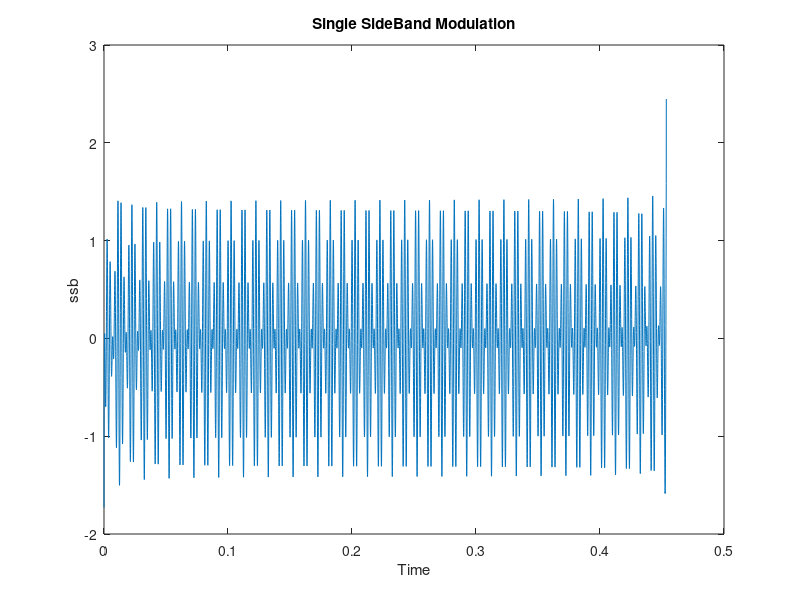
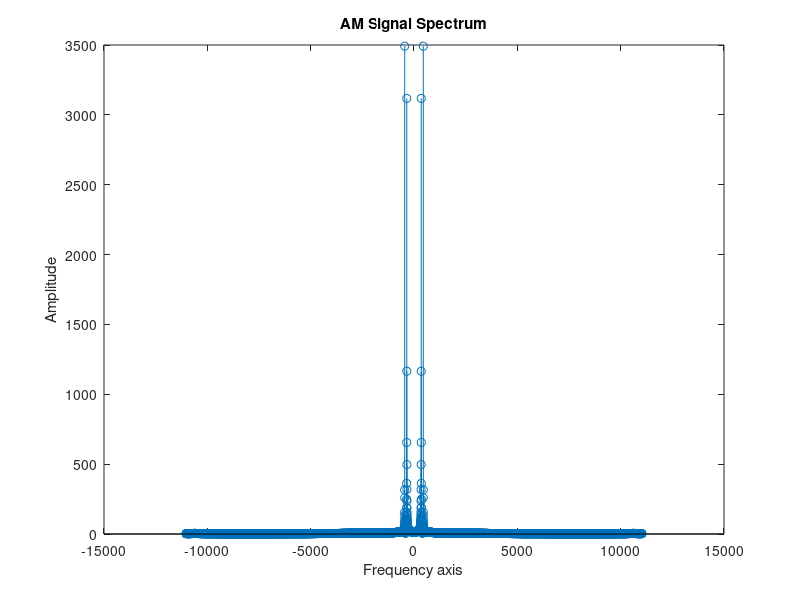

MATLAB code for these plots, in order:
%SingleSideBand Supressed Carrier (SSB-SC
%Saurav R Tuladhar  059BEX438/DOECE/PC/IOE
fc = 400; %Carrier Frequency
fm = 50;  %Baseband Frequency
fs= 22050;  %sampling frequency
Ts=1/fs;  %sampling period 
N=10000;  %number of samples
t=[0:Ts:N*Ts-Ts];%time axis  

m = cos(2*pi*fm*t);        %Baseband signal/message signal
mh = imag(hilbert(m));     %Hilbert Transform of baseband

sb = m.*cos(2*pi*fc*t) + mh.*cos(2*pi*fc*t);   %Expression for SSB with USB, use + for LSB

f=[-fs/2:fs/N:fs/2-fs/N];%frequency axis
plot(t,sb);
title('Single SideBand Modulation');
xlabel('Time');
ylabel('ssb');

Y=fft(sb);%modulated signal DFT
figure()
stem(f,fftshift(abs(Y))) ;title('AM Signal Spectrum');xlabel('Frequency axis');ylabel('Amplitude');